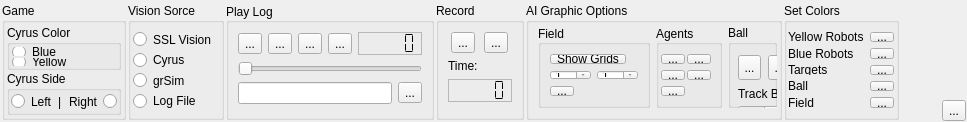
     <widget class="QWidget" name="outerMainToolContainerWg" native="true">
      <layout class="QHBoxLayout" name="horizontalLayout_15">
       <property name="spacing">
        <number>1</number>
       </property>
       <property name="leftMargin">
        <number>1</number>
       </property>
       <property name="topMargin">
        <number>1</number>
       </property>
       <property name="rightMargin">
        <number>1</number>
       </property>
       <property name="bottomMargin">
        <number>1</number>
       </property>
       <item>
        <widget class="QStackedWidget" name="mainToolsSW">
         <property name="maximumSize">
          <size>
           <width>16777215</width>
           <height>120</height>
          </size>
         </property>
         <property name="currentIndex">
          <number>0</number>
         </property>
         <widget class="QWidget" name="watchToolsPage_1">
          <layout class="QHBoxLayout" name="horizontalLayout_4">
           <property name="spacing">
            <number>2</number>
           </property>
           <property name="leftMargin">
            <number>1</number>
           </property>
           <property name="topMargin">
            <number>2</number>
           </property>
           <property name="rightMargin">
            <number>2</number>
           </property>
           <property name="bottomMargin">
            <number>1</number>
           </property>
           <item>
            <widget class="QGroupBox" name="chooseGameColorAndSideGB">
             <property name="title">
              <string>Game</string>
             </property>
             <layout class="QVBoxLayout" name="verticalLayout_4">
              <property name="spacing">
               <number>1</number>
              </property>
              <property name="leftMargin">
               <number>2</number>
              </property>
              <property name="topMargin">
               <number>2</number>
              </property>
              <property name="rightMargin">
               <number>2</number>
              </property>
              <property name="bottomMargin">
               <number>2</number>
              </property>
              <item>
               <widget class="QGroupBox" name="chooseCyrusColorGB">
                <property name="title">
                 <string>Cyrus Color</string>
                </property>
                <layout class="QVBoxLayout" name="verticalLayout_3">
                 <property name="spacing">
                  <number>2</number>
                 </property>
                 <property name="leftMargin">
                  <number>2</number>
                 </property>
                 <property name="topMargin">
                  <number>2</number>
                 </property>
                 <property name="rightMargin">
                  <number>2</number>
                 </property>
                 <property name="bottomMargin">
                  <number>1</number>
                 </property>
                 <item>
                  <widget class="QRadioButton" name="chooseTeamColorBlueRB">
                   <property name="text">
                    <string>Blue</string>
                   </property>
                  </widget>
                 </item>
                 <item>
                  <widget class="QRadioButton" name="chooseTeamColorYellowRB">
                   <property name="text">
                    <string>Yellow</string>
                   </property>
                  </widget>
                 </item>
                </layout>
               </widget>
              </item>
              <item>
               <widget class="QGroupBox" name="chooseCyrusSideGB">
                <property name="title">
                 <string>Cyrus Side</string>
                </property>
                <layout class="QHBoxLayout" name="horizontalLayout_5">
                 <property name="spacing">
                  <number>1</number>
                 </property>
                 <property name="leftMargin">
                  <number>1</number>
                 </property>
                 <property name="topMargin">
                  <number>1</number>
                 </property>
                 <property name="rightMargin">
                  <number>1</number>
                 </property>
                 <property name="bottomMargin">
                  <number>1</number>
                 </property>
                 <item>
                  <widget class="QRadioButton" name="chooseTeamSideLeftRB">
                   <property name="text">
                    <string>Left</string>
                   </property>
                  </widget>
                 </item>
                 <item>
                  <widget class="QLabel" name="pipeBetweenRightAndLeftLbl">
                   <property name="text">
                    <string>|</string>
                   </property>
                  </widget>
                 </item>
                 <item>
                  <widget class="QRadioButton" name="chooseTeamSideRightRB">
                   <property name="layoutDirection">
                    <enum>Qt::RightToLeft</enum>
                   </property>
                   <property name="text">
                    <string>Right</string>
                   </property>
                  </widget>
                 </item>
                </layout>
               </widget>
              </item>
             </layout>
            </widget>
           </item>
           <item>
            <widget class="QGroupBox" name="chooseVisionSourceGB">
             <property name="title">
              <string>Vision Sorce</string>
             </property>
             <layout class="QVBoxLayout" name="verticalLayout">
              <property name="leftMargin">
               <number>2</number>
              </property>
              <property name="rightMargin">
               <number>2</number>
              </property>
              <item>
               <widget class="QRadioButton" name="chooseSourceSSLVisionRB">
                <property name="text">
                 <string>SSL Vision</string>
                </property>
               </widget>
              </item>
              <item>
               <widget class="QRadioButton" name="chooseSourceCyrusRB">
                <property name="text">
                 <string>Cyrus </string>
                </property>
               </widget>
              </item>
              <item>
               <widget class="QRadioButton" name="chooseSourceGRSimRB">
                <property name="text">
                 <string>grSim</string>
                </property>
               </widget>
              </item>
              <item>
               <widget class="QRadioButton" name="chooseSourceLogFileRB">
                <property name="text">
                 <string>Log File</string>
                </property>
               </widget>
              </item>
             </layout>
            </widget>
           </item>
           <item>
            <widget class="QGroupBox" name="playLogGB">
             <property name="title">
              <string>Play Log</string>
             </property>
             <property name="alignment">
              <set>Qt::AlignLeading|Qt::AlignLeft|Qt::AlignVCenter</set>
             </property>
             <property name="flat">
              <bool>false</bool>
             </property>
             <layout class="QVBoxLayout" name="verticalLayout_2">
              <item>
               <layout class="QHBoxLayout" name="horizontalLayout">
                <item>
                 <widget class="QToolButton" name="logStepBackwardTB">
                  <property name="font">
                   <font>
                    <kerning>true</kerning>
                   </font>
                  </property>
                  <property name="text">
                   <string>...</string>
                  </property>
                  <property name="icon">
                   <iconset resource="icons.qrc">
                    <normaloff>:/icons/oxygen/media-skip-backward.png</normaloff>:/icons/oxygen/media-skip-backward.png</iconset>
                  </property>
                  <property name="checkable">
                   <bool>false</bool>
                  </property>
                 </widget>
                </item>
                <item>
                 <widget class="QToolButton" name="logPlayTB">
                  <property name="font">
                   <font>
                    <kerning>true</kerning>
                   </font>
                  </property>
                  <property name="text">
                   <string>...</string>
                  </property>
                  <property name="icon">
                   <iconset>
                    <normalon>:/icons/oxygen/media-playback-start.png</normalon>
                   </iconset>
                  </property>
                 </widget>
                </item>
                <item>
                 <widget class="QToolButton" name="logPauseTB">
                  <property name="font">
                   <font>
                    <kerning>true</kerning>
                   </font>
                  </property>
                  <property name="text">
                   <string>...</string>
                  </property>
                  <property name="icon">
                   <iconset resource="icons.qrc">
                    <normaloff>:/icons/oxygen/media-playback-pause.png</normaloff>:/icons/oxygen/media-playback-pause.png</iconset>
                  </property>
                 </widget>
                </item>
                <item>
                 <widget class="QToolButton" name="logStepForwardTB">
                  <property name="font">
                   <font>
                    <kerning>true</kerning>
                   </font>
                  </property>
                  <property name="text">
                   <string>...</string>
                  </property>
                  <property name="icon">
                   <iconset resource="icons.qrc">
                    <normaloff>:/icons/oxygen/media-skip-forward.png</normaloff>:/icons/oxygen/media-skip-forward.png</iconset>
                  </property>
                 </widget>
                </item>
                <item>
                 <widget class="QLCDNumber" name="logTimeLcd">
                  <property name="font">
                   <font>
                    <weight>50</weight>
                    <bold>false</bold>
                   </font>
                  </property>
                  <property name="frameShape">
                   <enum>QFrame::StyledPanel</enum>
                  </property>
                  <property name="lineWidth">
                   <number>1</number>
                  </property>
                  <property name="midLineWidth">
                   <number>0</number>
                  </property>
                  <property name="smallDecimalPoint">
                   <bool>false</bool>
                  </property>
                  <property name="segmentStyle">
                   <enum>QLCDNumber::Flat</enum>
                  </property>
                  <property name="value" stdset="0">
                   <double>0.000000000000000</double>
                  </property>
                 </widget>
                </item>
               </layout>
              </item>
              <item>
               <widget class="QSlider" name="logSeekPlayingHSl">
                <property name="minimumSize">
                 <size>
                  <width>150</width>
                  <height>0</height>
                 </size>
                </property>
                <property name="orientation">
                 <enum>Qt::Horizontal</enum>
                </property>
               </widget>
              </item>
              <item>
               <layout class="QHBoxLayout" name="horizontalLayout_2">
                <item>
                 <widget class="QLineEdit" name="logFileNameLE"/>
                </item>
                <item>
                 <widget class="QToolButton" name="logFilebrowseTB">
                  <property name="font">
                   <font>
                    <kerning>true</kerning>
                   </font>
                  </property>
                  <property name="text">
                   <string>...</string>
                  </property>
                  <property name="icon">
                   <iconset resource="icons.qrc">
                    <normaloff>:/icons/oxygen/document-open.png</normaloff>:/icons/oxygen/document-open.png</iconset>
                  </property>
                 </widget>
                </item>
               </layout>
              </item>
              <item>
               <spacer name="verticalSpacer">
                <property name="orientation">
                 <enum>Qt::Vertical</enum>
                </property>
                <property name="sizeHint" stdset="0">
                 <size>
                  <width>20</width>
                  <height>40</height>
                 </size>
                </property>
               </spacer>
              </item>
             </layout>
            </widget>
           </item>
           <item>
            <widget class="QGroupBox" name="recordLogGB">
             <property name="title">
              <string>Record</string>
             </property>
             <layout class="QVBoxLayout" name="verticalLayout_5">
              <item>
               <layout class="QHBoxLayout" name="horizontalLayout_6">
                <item>
                 <widget class="QToolButton" name="logRecordTB">
                  <property name="font">
                   <font>
                    <kerning>true</kerning>
                   </font>
                  </property>
                  <property name="text">
                   <string>...</string>
                  </property>
                  <property name="icon">
                   <iconset resource="icons.qrc">
                    <normaloff>:/icons/oxygen/media-record.png</normaloff>:/icons/oxygen/media-record.png</iconset>
                  </property>
                  <property name="checkable">
                   <bool>true</bool>
                  </property>
                 </widget>
                </item>
                <item>
                 <widget class="QToolButton" name="logSelectStoreFolderTB">
                  <property name="font">
                   <font>
                    <kerning>true</kerning>
                   </font>
                  </property>
                  <property name="text">
                   <string>...</string>
                  </property>
                  <property name="icon">
                   <iconset resource="icons.qrc">
                    <normaloff>:/icons/oxygen/document-open-folder.png</normaloff>:/icons/oxygen/document-open-folder.png</iconset>
                  </property>
                  <property name="checkable">
                   <bool>false</bool>
                  </property>
                 </widget>
                </item>
               </layout>
              </item>
              <item>
               <widget class="QLabel" name="label">
                <property name="text">
                 <string>Time:</string>
                </property>
               </widget>
              </item>
              <item>
               <widget class="QLCDNumber" name="logTimeLcd_2">
                <property name="font">
                 <font>
                  <weight>50</weight>
                  <bold>false</bold>
                 </font>
                </property>
                <property name="frameShape">
                 <enum>QFrame::StyledPanel</enum>
                </property>
                <property name="lineWidth">
                 <number>1</number>
                </property>
                <property name="midLineWidth">
                 <number>0</number>
                </property>
                <property name="smallDecimalPoint">
                 <bool>false</bool>
                </property>
                <property name="segmentStyle">
                 <enum>QLCDNumber::Flat</enum>
                </property>
                <property name="value" stdset="0">
                 <double>0.000000000000000</double>
                </property>
               </widget>
              </item>
              <item>
               <spacer name="verticalSpacer_2">
                <property name="orientation">
                 <enum>Qt::Vertical</enum>
                </property>
                <property name="sizeHint" stdset="0">
                 <size>
                  <width>20</width>
                  <height>40</height>
                 </size>
                </property>
               </spacer>
              </item>
             </layout>
            </widget>
           </item>
           <item>
            <widget class="QGroupBox" name="aiGraphicOptionsGB">
             <property name="title">
              <string>AI Graphic Options</string>
             </property>
             <layout class="QHBoxLayout" name="horizontalLayout_3">
              <property name="topMargin">
               <number>2</number>
              </property>
              <property name="rightMargin">
               <number>2</number>
              </property>
              <item>
               <widget class="QGroupBox" name="fieldGraphicOptionsGB">
                <property name="title">
                 <string>Field</string>
                </property>
                <property name="alignment">
                 <set>Qt::AlignLeading|Qt::AlignLeft|Qt::AlignVCenter</set>
                </property>
                <property name="checkable">
                 <bool>false</bool>
                </property>
                <layout class="QFormLayout" name="formLayout_3">
                 <item row="1" column="0">
                  <widget class="QSpinBox" name="fieldGridNumRowsSB">
                   <property name="minimum">
                    <number>1</number>
                   </property>
                   <property name="maximum">
                    <number>99</number>
                   </property>
                  </widget>
                 </item>
                 <item row="2" column="0">
                  <widget class="QToolButton" name="showFieldRiskyTilesTB">
                   <property name="text">
                    <string>...</string>
                   </property>
                   <property name="checkable">
                    <bool>true</bool>
                   </property>
                  </widget>
                 </item>
                 <item row="0" column="0" colspan="2">
                  <widget class="QToolButton" name="showFieldGridTB">
                   <property name="text">
                    <string>Show Grids</string>
                   </property>
                   <property name="checkable">
                    <bool>true</bool>
                   </property>
                  </widget>
                 </item>
                 <item row="1" column="1">
                  <widget class="QSpinBox" name="fieldGridNumColumnsSB">
                   <property name="minimum">
                    <number>1</number>
                   </property>
                  </widget>
                 </item>
                </layout>
               </widget>
              </item>
              <item>
               <widget class="QGroupBox" name="agentsGraphicOptionsGB">
                <property name="title">
                 <string>Agents</string>
                </property>
                <property name="alignment">
                 <set>Qt::AlignLeading|Qt::AlignLeft|Qt::AlignVCenter</set>
                </property>
                <property name="checkable">
                 <bool>false</bool>
                </property>
                <layout class="QFormLayout" name="formLayout">
                 <property name="horizontalSpacing">
                  <number>2</number>
                 </property>
                 <property name="leftMargin">
                  <number>2</number>
                 </property>
                 <property name="rightMargin">
                  <number>2</number>
                 </property>
                 <item row="0" column="0">
                  <widget class="QToolButton" name="showAgentsTargetTB">
                   <property name="text">
                    <string>...</string>
                   </property>
                   <property name="checkable">
                    <bool>true</bool>
                   </property>
                  </widget>
                 </item>
                 <item row="0" column="1">
                  <widget class="QToolButton" name="showAgentsPathPlanTB">
                   <property name="text">
                    <string>...</string>
                   </property>
                   <property name="checkable">
                    <bool>true</bool>
                   </property>
                  </widget>
                 </item>
                 <item row="1" column="0">
                  <widget class="QToolButton" name="showAgentsTimeOfAccessBallTB">
                   <property name="toolTip">
                    <string>Show the time agents need to get ball</string>
                   </property>
                   <property name="text">
                    <string>...</string>
                   </property>
                   <property name="icon">
                    <iconset resource="icons.qrc">
                     <normaloff>:/icons/oxygen/edit-clear-history.png</normaloff>:/icons/oxygen/edit-clear-history.png</iconset>
                   </property>
                   <property name="checkable">
                    <bool>true</bool>
                   </property>
                  </widget>
                 </item>
                 <item row="1" column="1">
                  <widget class="QToolButton" name="showAgentsOpenAnglesToGoalTB">
                   <property name="toolTip">
                    <string>Show open angles to goal</string>
                   </property>
                   <property name="text">
                    <string>...</string>
                   </property>
                   <property name="checkable">
                    <bool>true</bool>
                   </property>
                  </widget>
                 </item>
                 <item row="2" column="0">
                  <widget class="QToolButton" name="showAgentVelocityVectorTB">
                   <property name="text">
                    <string>...</string>
                   </property>
                   <property name="checkable">
                    <bool>true</bool>
                   </property>
                  </widget>
                 </item>
                </layout>
               </widget>
              </item>
              <item>
               <widget class="QGroupBox" name="ballGraphicOptionsGB">
                <property name="title">
                 <string>Ball</string>
                </property>
                <widget class="QToolButton" name="showBallVelocityVectorTB">
                 <property name="geometry">
                  <rect>
                   <x>10</x>
                   <y>30</y>
                   <width>23</width>
                   <height>25</height>
                  </rect>
                 </property>
                 <property name="text">
                  <string>...</string>
                 </property>
                 <property name="checkable">
                  <bool>true</bool>
                 </property>
                </widget>
                <widget class="QToolButton" name="showBallOpenAnglesToGoalTB">
                 <property name="geometry">
                  <rect>
                   <x>40</x>
                   <y>30</y>
                   <width>23</width>
                   <height>25</height>
                  </rect>
                 </property>
                 <property name="text">
                  <string>...</string>
                 </property>
                 <property name="checkable">
                  <bool>true</bool>
                 </property>
                </widget>
                <widget class="QSpinBox" name="trackBallMaxFrameSB">
                 <property name="geometry">
                  <rect>
                   <x>10</x>
                   <y>80</y>
                   <width>41</width>
                   <height>27</height>
                  </rect>
                 </property>
                </widget>
                <widget class="QLabel" name="trackBallMaxFrameLbl">
                 <property name="geometry">
                  <rect>
                   <x>10</x>
                   <y>60</y>
                   <width>71</width>
                   <height>17</height>
                  </rect>
                 </property>
                 <property name="text">
                  <string>Track Ball</string>
                 </property>
                </widget>
               </widget>
              </item>
             </layout>
            </widget>
           </item>
           <item>
            <widget class="QGroupBox" name="setColorsGB">
             <property name="title">
              <string>Set Colors</string>
             </property>
             <layout class="QFormLayout" name="formLayout_2">
              <property name="fieldGrowthPolicy">
               <enum>QFormLayout::AllNonFixedFieldsGrow</enum>
              </property>
              <property name="leftMargin">
               <number>1</number>
              </property>
              <property name="rightMargin">
               <number>2</number>
              </property>
              <item row="0" column="0">
               <widget class="QLabel" name="setColorYellowRobotsLbl">
                <property name="text">
                 <string>Yellow Robots</string>
                </property>
               </widget>
              </item>
              <item row="0" column="1">
               <widget class="QToolButton" name="setColorYellowRobotsTB">
                <property name="text">
                 <string>...</string>
                </property>
               </widget>
              </item>
              <item row="1" column="0">
               <widget class="QLabel" name="setColorBlueRobotsLbl">
                <property name="text">
                 <string>Blue Robots</string>
                </property>
               </widget>
              </item>
              <item row="1" column="1">
               <widget class="QToolButton" name="setColorBlueRobotsTB">
                <property name="text">
                 <string>...</string>
                </property>
               </widget>
              </item>
              <item row="2" column="0">
               <widget class="QLabel" name="setColorRobotTargetsLbl">
                <property name="text">
                 <string>Targets</string>
                </property>
               </widget>
              </item>
              <item row="2" column="1">
               <widget class="QToolButton" name="setColorRobotTargetsTB">
                <property name="text">
                 <string>...</string>
                </property>
               </widget>
              </item>
              <item row="3" column="0">
               <widget class="QLabel" name="setColorBallLbl">
                <property name="text">
                 <string>Ball</string>
                </property>
               </widget>
              </item>
              <item row="3" column="1">
               <widget class="QToolButton" name="setColorBallTB">
                <property name="text">
                 <string>...</string>
                </property>
               </widget>
              </item>
              <item row="4" column="0">
               <widget class="QLabel" name="setColorFieldLbl">
                <property name="text">
                 <string>Field</string>
                </property>
               </widget>
              </item>
              <item row="4" column="1">
               <widget class="QToolButton" name="setColorFieldTB">
                <property name="text">
                 <string>...</string>
                </property>
               </widget>
              </item>
             </layout>
            </widget>
           </item>
           <item>
            <spacer name="watchToolsPageHS">
             <property name="orientation">
              <enum>Qt::Horizontal</enum>
             </property>
             <property name="sizeHint" stdset="0">
              <size>
               <width>40</width>
               <height>20</height>
              </size>
             </property>
            </spacer>
           </item>
          </layout>
          <zorder>chooseVisionSourceGB</zorder>
          <zorder>playLogGB</zorder>
          <zorder>aiGraphicOptionsGB</zorder>
          <zorder>setColorsGB</zorder>
          <zorder>chooseGameColorAndSideGB</zorder>
          <zorder>recordLogGB</zorder>
          <zorder>watchToolsPageHS</zorder>
         </widget>
         <widget class="QWidget" name="commandToolsPage_2">
          <widget class="QLabel" name="testLabel_2">
           <property name="geometry">
            <rect>
             <x>270</x>
             <y>70</y>
             <width>271</width>
             <height>17</height>
            </rect>
           </property>
           <property name="text">
            <string>Command Tab: under construction</string>
           </property>
          </widget>
         </widget>
         <widget class="QWidget" name="designToolsPage_3">
          <widget class="QLabel" name="testLabel_3">
           <property name="geometry">
            <rect>
             <x>590</x>
             <y>70</y>
             <width>271</width>
             <height>17</height>
            </rect>
           </property>
           <property name="text">
            <string>Design Tab: under construction</string>
           </property>
          </widget>
         </widget>
         <widget class="QWidget" name="aiToolsPage_4">
          <widget class="QLabel" name="testLabel_4">
           <property name="geometry">
            <rect>
             <x>590</x>
             <y>50</y>
             <width>271</width>
             <height>17</height>
            </rect>
           </property>
           <property name="text">
            <string>AI Tab: under construction</string>
           </property>
          </widget>
         </widget>
         <widget class="QWidget" name="hardwareToolsPage_5">
          <widget class="QLabel" name="testLabel_5">
           <property name="geometry">
            <rect>
             <x>700</x>
             <y>60</y>
             <width>271</width>
             <height>17</height>
            </rect>
           </property>
           <property name="text">
            <string>Hardware Tab: under construction</string>
           </property>
          </widget>
         </widget>
        </widget>
       </item>
       <item>
        <layout class="QVBoxLayout" name="verticalLayout_7">
         <item>
          <spacer name="verticalSpacer_3">
           <property name="orientation">
            <enum>Qt::Vertical</enum>
           </property>
           <property name="sizeHint" stdset="0">
            <size>
             <width>20</width>
             <height>40</height>
            </size>
           </property>
          </spacer>
         </item>
         <item>
          <widget class="QToolButton" name="pinMainToolsTB">
           <property name="text">
            <string>...</string>
           </property>
           <property name="icon">
            <iconset resource="icons.qrc">
             <normaloff>:/icons/min-max-close/Arrow-collapse-icon.png</normaloff>:/icons/min-max-close/Arrow-collapse-icon.png</iconset>
           </property>
           <property name="iconSize">
            <size>
             <width>12</width>
             <height>12</height>
            </size>
           </property>
          </widget>
         </item>
        </layout>
       </item>
      </layout>
     </widget>
